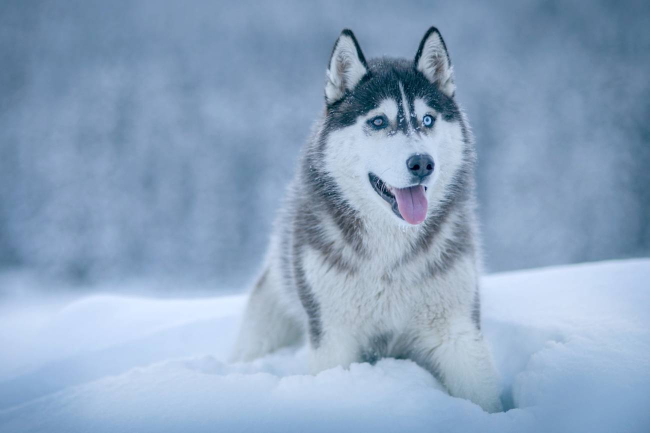
#> input picture data/raw/Los-primeros-perros-ya-mostraban-gran-diversidad-hace-11-000-anos.jpg, 1299 x 866 px, found by its file name (shown at 1/2 size); its folder holds 4 pictures in this run
$ jupyter execute 'proyecto final .ipynb'
#> lines starting #> are read from the running program, lines starting #| are printed output that depends on the picture; long printed decimals are rounded
### PROYECTO FINAL
### Pipeline Reproducible de Visión por Computadora

#### Integrantes:

* Dayana Romero

* Evelyn Lascano

### 1.En este primer codigo Básicamente, estamos cargando las herramientas que vamos a necesitar. Cada import tiene una función específica para que el proyecto funcione:

NumPy (np): Es nuestra base para los cálculos. La usamos para manejar los tensores, que no son más que las imágenes convertidas en números para que la compu las entienda rápido.

Pandas (pd): Con esto ordenamos toda la información en tablas. Es súper útil para manejar grandes volúmenes de datos de forma organizada, parecido a un Excel.

PIL (Image): Es la librería que nos permite trabajar con archivos visuales; sin ella, Python no podría ni abrir ni reconocer las fotos (.jpg o .png).

SciPy (stats): Esta la guardamos para más adelante (la Fase C). Nos sirve para sacar estadísticas, como la varianza, y saber si los resultados que estamos obteniendo son confiables o no.

Functools (reduce): Aquí aplicamos un poco de programación funcional. La idea es tomar una lista gigante de datos y "comprimirlos" o reducirlos a un solo valor que nos interese, como cuando sacamos el promedio total de pérdida del modelo.

### 2. Control de Aleatoriedad (np.random.seed(42))
Esta línea es clave para que el experimento sea serio. Las redes neuronales empiezan "aprendiendo" con números al azar, pero si cada vez que corremos el código los números cambian, nunca sabríamos si las mejoras son por el modelo o por pura suerte. Al fijar la semilla en 42, nos aseguramos de que los resultados sean reproducibles: si tú lo corres y yo lo corro, nos va a dar exactamente lo mismo.

[cell 1]
import os
import numpy as np
import pandas as pd
from PIL import Image
from scipy import stats
from functools import reduce

# Fase D: Control de azar para resultados idénticos
np.random.seed(42)

print(" Librerías cargadas y semilla configurada.")

### Este codigo lo que hace es agarrar las imágenes reales y convertirlas en números que la inteligencia artificial pueda procesar. Sin este paso, la red neuronal no tendría idea de qué está viendo.
* La Función preparar_imagen Esta parte es como un filtro previo.
Lo que hace es entrar a la carpeta data/raw, tomar una foto y transformarla:A blanco y negro ('L'): Le quitamos el color para que el modelo no se distraiga con información innecesaria.Redimensionar: La dejamos exactamente en 28x28 píxeles.

* Esto es súper importante porque la IA necesita que todos los datos de entrada tengan el mismo tamaño; si le mandamos fotos de distintos tamaños, el sistema colapsa. Al final, cada imagen se convierte en una matriz de 784 puntos de datos.2. Carga Funcional con mapEn lugar de hacer un ciclo for tradicional

* Tambien usamos map. Esto lo que hace es identificar los archivos .jpg o .png y aplicarles la función de preparación a todos de un solo golpe. Es una forma de programar mucho más limpia y eficiente, algo que se nota más profesional a nivel de ingeniería

* Normalización (/ 255.0)Aquí dividimos los valores de los píxeles (que normalmente van de 0 a 255) por 255.0.¿Para qué? Para que todos los números queden en un rango de 0 a 1. A las redes neuronales les cuesta mucho trabajar con números grandes; si se los dejamos en 255, el modelo se vuelve inestable. Con números pequeños, el aprendizaje es mucho más rápido y preciso.

* Aplanamiento (reshape)Finalmente, "estiramos" la imagen. Pasamos de tener un cuadrado de $28 \times 28$ a una sola fila larga de 784 píxeles.Esto se hace porque el modelo matemático necesita recibir los datos como una "tira" continua de números para poder multiplicarlos por los "pesos" de la red y generar una predicción.

[cell 2]
# FASE A: Tubería de datos declarativa
def preparar_imagen(archivo):
    """Función pura para limpieza y preparación (Fase A)."""
    ruta = os.path.join('data/raw', archivo)
    # Carga como tensor multidimensional y redimensiona a 28x28
    img = Image.open(ruta).convert('L').resize((28, 28))
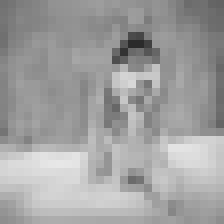
#> img: PIL image 28x28 L (shown 8 times larger); min 43, max 231, mean 160.3
    return np.array(img)

# Filtrado de archivos y carga funcional con map
extensiones = ('.jpg', '.jpeg', '.png', '.webp')
fotos = [f for f in os.listdir('data/raw') if f.lower().endswith(extensiones)]
tensores_lista = list(map(preparar_imagen, fotos))
#> call 2 of preparar_imagen, with archivo = 'bichon-maltes.jpg'
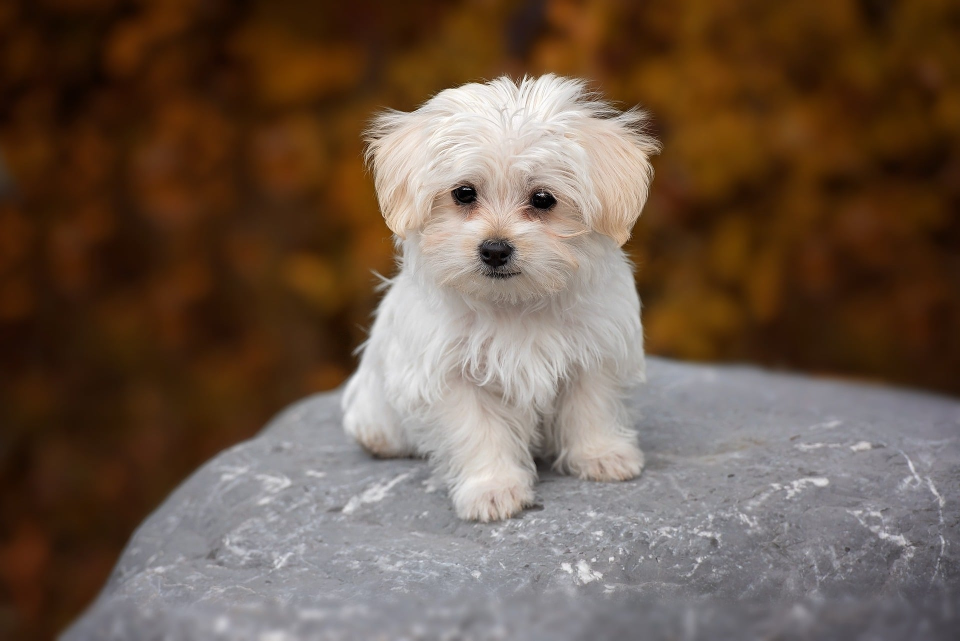
#> input picture data/raw/bichon-maltes.jpg, 1920 x 1281 px, found by its file name (shown at 1/2 size)
#> in preparar_imagen (call 2), `img = Image.open(ruta).convert('L').resize((28, 28))`:
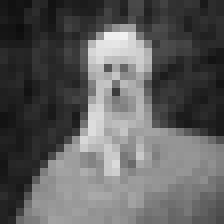
#> img: PIL image 28x28 L (shown 8 times larger); min 13, max 241, mean 93.6
#> call 3 of preparar_imagen, with archivo = 'cat-watching-2021-08-26-15-42-24-utc.jpg'
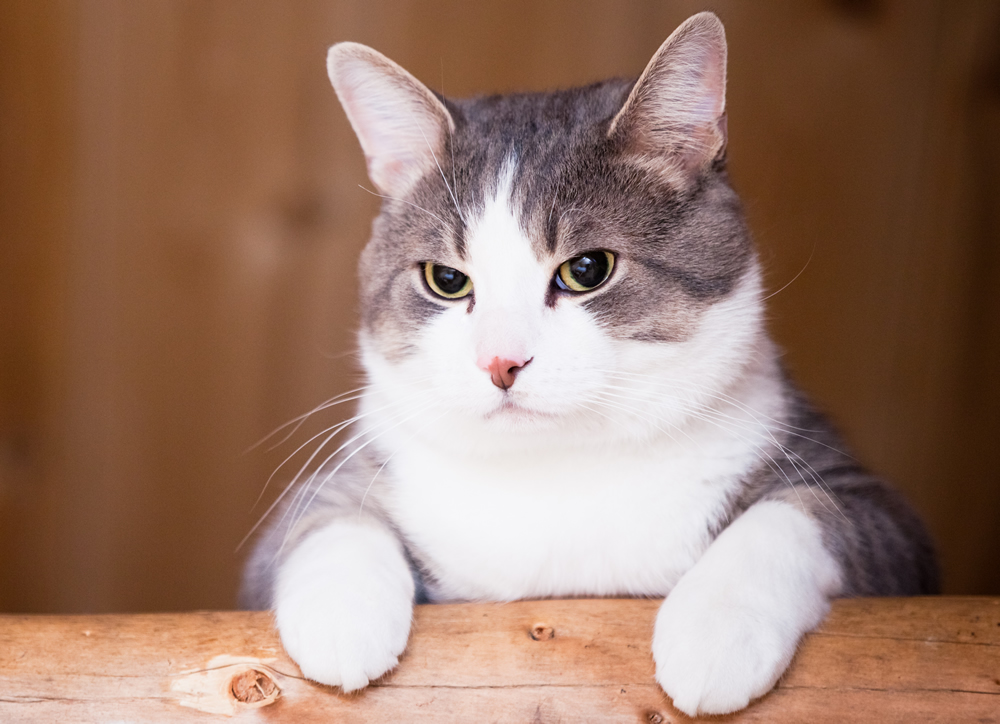
#> input picture data/raw/cat-watching-2021-08-26-15-42-24-utc.jpg, 1000 x 724 px, found by its file name
#> in preparar_imagen (call 3), `img = Image.open(ruta).convert('L').resize((28, 28))`:
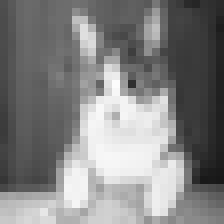
#> img: PIL image 28x28 L (shown 8 times larger); min 24, max 252, mean 130.4
#> call 4 of preparar_imagen, with archivo = 'images (1).jpg'
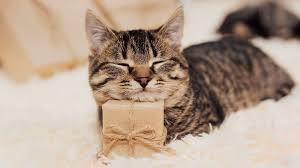
#> input picture data/raw/images (1).jpg, 300 x 168 px, found by its file name
#> in preparar_imagen (call 4), `img = Image.open(ruta).convert('L').resize((28, 28))`:
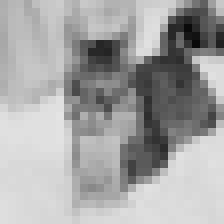
#> img: PIL image 28x28 L (shown 8 times larger); min 10, max 228, mean 164.4
#> tensores_lista = 4 items

# Normalización mediante Broadcasting de NumPy (valores entre 0 y 1)
X_dataset = np.array(tensores_lista) / 255.0

# Aplanamiento para el modelo (N_imagenes, 784 píxeles)
X_final = X_dataset.reshape(len(fotos), -1)

print(f" Fase A exitosa: {len(fotos)} imágenes listas en el tensor X_final.")

#### Fase Ben este codigo Básicamente, armamos una Red Neuronal de una sola capa de forma manual, sin usar librerías automáticas, para entender bien qué pasa por dentro.
* Esta función actúa como el "cerebro". Lo que hace es recibir los datos de las imágenes ($X$), multiplicarlos por unos "pesos" ($W$) y sumarles un "sesgo" o error ($b$).¿Por qué usamos np.dot?: En lugar de ir píxel por píxel (que sería lentísimo), usamos álgebra lineal.
* Con el producto punto multiplicamos toda la matriz de la imagen por los pesos de un solo golpe. Eso es lo que hace que la IA sea rápida y eficiente.¿Qué onda con el Softmax?: Es nuestra función de activación. Su trabajo es transformar esos números raros que salen de la multiplicación en probabilidades (entre 0 y 1)
* Por ejemplo, si el Softmax nos da 0.9 para la categoría "perro", significa que la red tiene un 90% de seguridad de que es un perro.2. Inicialización de Parámetros ($W$ y $b$)Aquí es donde definimos los valores iniciales. Creamos números aleatorios bien pequeñitos para los pesos y empezamos el sesgo en cero.¿Para qué sirve?: Una red neuronal empieza "sin saber nada". Estos pesos son como las conexiones entre neuronas; al poner valores al azar, le damos al modelo un punto de partida para que empiece a procesar la información.

* El famoso 784: Este número aparece porque son los píxeles de nuestras fotos ($28 \times 28$). Necesitamos una conexión para cada uno de esos puntos.
 Ejecución de PrediccionesEn este paso final de la fase, metemos las 8 imágenes que ya procesamos en la Fase A dentro de nuestra función de la red.¿Para qué sirve?: Aquí es donde ocurre la inferencia. Es el momento en que el código "mira" los datos numéricos y dice: "Basado en estos cálculos, estoy casi seguro de que esta imagen es este animal".

[cell 3]
# FASE B: Modelo predictivo desde cero
def red_neuronal_funcional(X, pesos, sesgos):
    """Inferencia mediante producto punto (Fase B)."""
    # Operación vectorial: Z = X · W + b
    z = np.dot(X, pesos) + sesgos
    # Composición funcional con activación Softmax
    exp_z = np.exp(z - np.max(z, axis=1, keepdims=True))
    return exp_z / np.sum(exp_z, axis=1, keepdims=True)

# Inicialización de parámetros (784 entradas, 10 salidas)
W = np.random.randn(784, 10) * 0.01
b = np.zeros((1, 10))

# Ejecución de predicciones
probabilidades = red_neuronal_funcional(X_final, W, b)
print(" Fase B exitosa: Componentes esenciales del modelo construidos.")

### Fase C: Análisis de Resultados
 Aquí dejamos de lado las suposiciones y transformamos las predicciones en datos estadísticos que podemos medir y comparar.

* Cálculo de la Pérdida (Loss) con reduce
Para saber qué tan bien le fue al modelo, calculamos la "pérdida". Lo que hicimos fue tomar los errores de cada imagen y sumarlos todos usando la lógica de reducción que importamos al inicio, para luego sacar un promedio general.

* ¿Para qué nos sirve?: El loss nos dice qué tan lejos está la red neuronal de la realidad.

Nuestro resultado: Sacamos un 0.8718. En el mundo de la IA, la meta es que este número baje lo más posible con el tiempo, lo que indicaría que el modelo está  aprendiendo de verdad.

* Análisis Exploratorio (EDA) con stats.describe
Para no analizar cada dato por separado, usamos la librería SciPy. Esto nos permite ver el panorama completo de las probabilidades de nuestro modelo de un solo golpe:

* La Varianza (Confianza): Obtuvimos un valor de 0.000177.

* ¿Por qué es importante? Una varianza tan bajita es una excelente señal. Significa que el modelo es súper consistente y no está dando resultados "locos" o      saltos muy grandes entre una predicción y otra.

* Rango Mínimo y Máximo: Vimos que nuestras predicciones se mueven entre 0.077 y 0.135. Esto nos da una idea clara del margen en el que está trabajando la red   actualmente.

[cell 4]
# FASE C: Análisis de Resultados
# Cálculo de métrica acumulativa con lógica de reducción (reduce)
errores = [1 - np.max(p) for p in probabilidades]
#> errores = [0.872, 0.864, 0.868, 0.874]
perdida_total = reduce(lambda a, b: a + b, errores)
#> perdida_total = 3.48
promedio_perdida = perdida_total / len(errores)
#> promedio_perdida = 0.87

# Análisis Exploratorio (EDA) sobre las predicciones
stats_pred = stats.describe(probabilidades.flatten())
#> stats_pred = (40, (0.0771, 0.136), 0.1, 0.000184, 0.976, 0.508)

print("--- REPORTE DE ANÁLISIS ---")
print(f"Promedio acumulado de pérdida (Reduce): {promedio_perdida:.4f}")
#| Promedio acumulado de pérdida (Reduce): 0.8696
print(f"Confianza (Varianza): {stats_pred.variance:.6f}")
#| Confianza (Varianza): 0.000184
print(f"Rango de predicción (Min/Max): {stats_pred.minmax}")
#| Rango de predicción (Min/Max): (0.07711, 0.1356)
